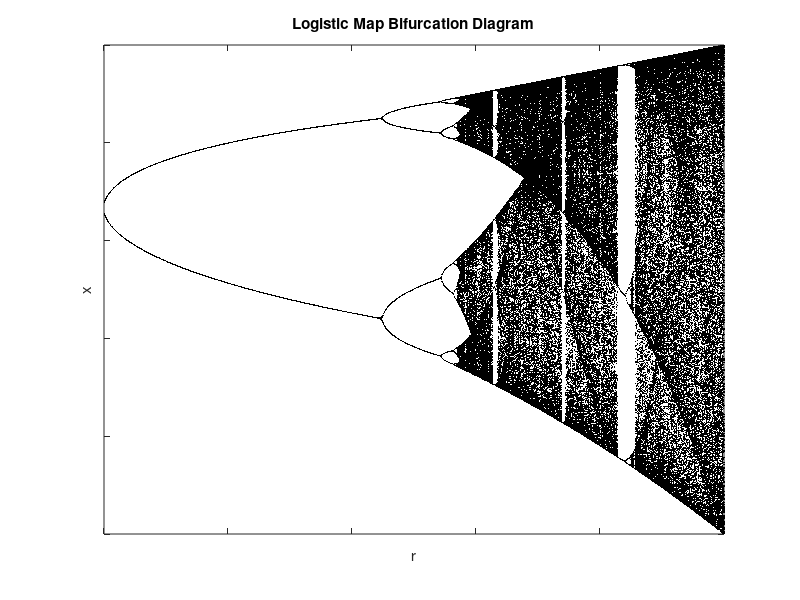

The MATLAB script that drew this image:
%Logistic Map
%F. I. Giasemis

r=3;
for j=1:1000;
    r=r+.001;
    x=.5;
    for i=1:300;
       x=r*x*(1-x);
    end
    for i=1:400;
       X(j,i)=x;
       x=r*x*(1-x);
    end
end
plot(X,'.k','MarkerSize',2)
set(gca,'YTickLabel',[]);
set(gca,'XTickLabel',[]);
xlabel('r')
ylabel('x')
title('Logistic Map Bifurcation Diagram')